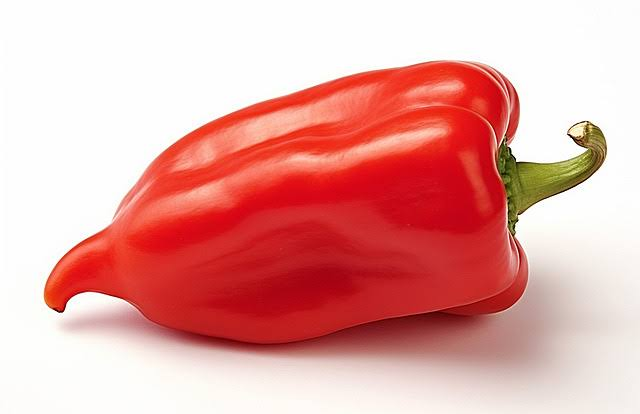
#> input picture Filtering Using Convolution/images.jpg, 640 x 414 px
$ python Convolution.py
#> lines starting #> are read from the running program, lines starting #| are printed output that depends on the picture

import cv2
import numpy as np

image = cv2.imread('images.jpg')
#> image is the input picture: shape (414, 640, 3); mean B, G, R 163.1, 166.9, 230.6

# Print error message if image is null
if image is None:
    print('Could not read image')

# Apply identity kernel
kernel1 = np.array([[0, 0, 0],
                    [0, 1, 0],
                    [0, 0, 0]])

identity = cv2.filter2D(src=image, ddepth=-1, kernel=kernel1)

cv2.imshow('Original', image)
cv2.imshow('Identity', identity)

cv2.waitKey()
cv2.imwrite('identity.jpg', identity)
cv2.destroyAllWindows()

# Apply blurring kernel
kernel2 = np.ones((5, 5), np.float32) / 25
img = cv2.filter2D(src=image, ddepth=-1, kernel=kernel2)

cv2.imshow('Original', image)
cv2.imshow('Kernel Blur', img)

cv2.waitKey()
cv2.imwrite('blur_kernel.jpg', img)
cv2.destroyAllWindows()

"""
Apply sharpening using kernel
"""
kernel3 = np.array([[0, -1,  0],
                   [-1,  5, -1],
                    [0, -1,  0]])
sharp_img = cv2.filter2D(src=image, ddepth=-1, kernel=kernel3)
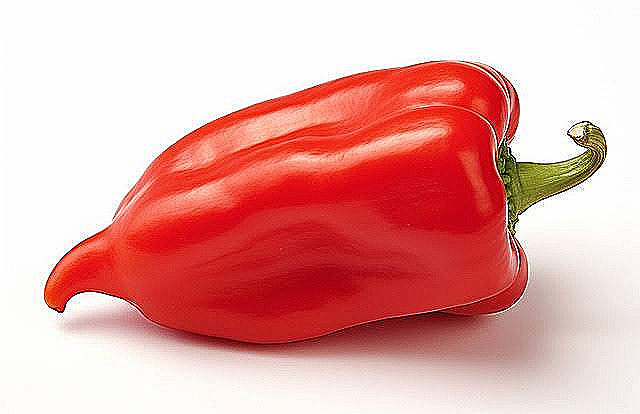
#> sharp_img: shape (414, 640, 3); mean B, G, R 163.3, 166.8, 229.8

cv2.imshow('Original', image)
cv2.imshow('Sharpened', sharp_img)

cv2.waitKey()
cv2.imwrite('sharp_image.jpg', sharp_img)
#
cv2.destroyAllWindows()
bilateral_filter = cv2.bilateralFilter(src=image, d=9, sigmaColor=75, sigmaSpace=75)

cv2.imshow('Original', image)
cv2.imshow('Bilateral Filtering', bilateral_filter)

cv2.waitKey(0)
cv2.imwrite('bilateral_filtering.jpg', bilateral_filter)
cv2.destroyAllWindows()
